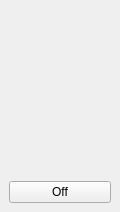
<ui version="4.0" >
 <class>lp_ladspa_toggel</class>
 <widget class="QWidget" name="lp_ladspa_toggel" >
  <property name="geometry" >
   <rect>
    <x>0</x>
    <y>0</y>
    <width>120</width>
    <height>212</height>
   </rect>
  </property>
  <property name="windowTitle" >
   <string>Form</string>
  </property>
  <layout class="QGridLayout" >
   <property name="margin" >
    <number>9</number>
   </property>
   <property name="spacing" >
    <number>6</number>
   </property>
   <item row="1" column="0" >
    <spacer>
     <property name="orientation" >
      <enum>Qt::Vertical</enum>
     </property>
     <property name="sizeHint" >
      <size>
       <width>20</width>
       <height>40</height>
      </size>
     </property>
    </spacer>
   </item>
   <item row="2" column="0" >
    <widget class="QPushButton" name="pb_val" >
     <property name="maximumSize" >
      <size>
       <width>16777215</width>
       <height>30</height>
      </size>
     </property>
     <property name="text" >
      <string>Off</string>
     </property>
     <property name="checkable" >
      <bool>true</bool>
     </property>
    </widget>
   </item>
   <item row="0" column="0" >
    <widget class="QLabel" name="txt_name" >
     <property name="maximumSize" >
      <size>
       <width>16777215</width>
       <height>30</height>
      </size>
     </property>
     <property name="text" >
      <string/>
     </property>
    </widget>
   </item>
  </layout>
 </widget>
 <resources/>
 <connections/>
</ui>
